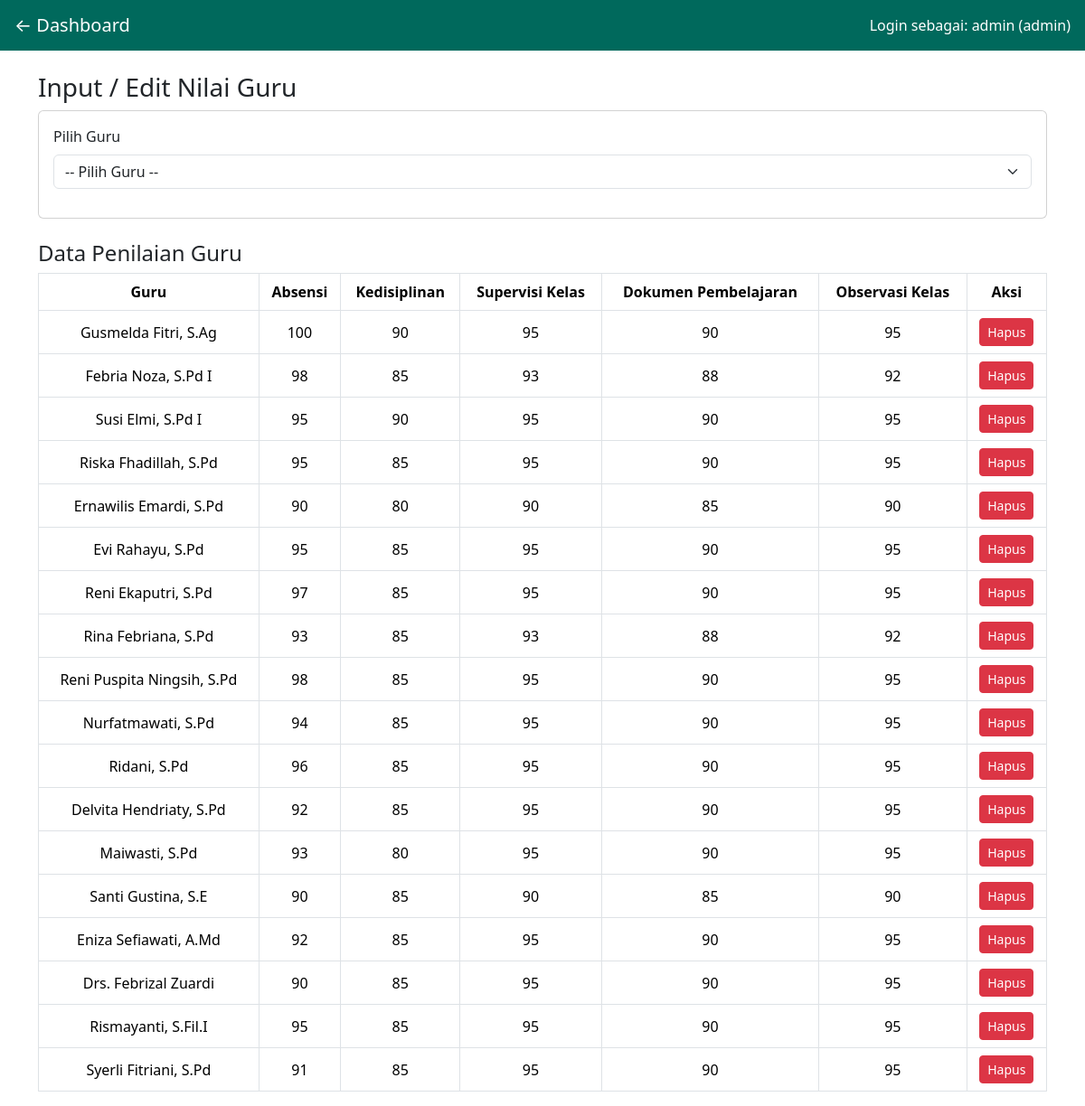
The app's page /pages/nilai.php (signed in) with its own data.
### tables this page shows
CREATE TABLE `kriteria` (
  `id` int(11) NOT NULL,
  `nama_kriteria` varchar(100) NOT NULL,
  `bobot` decimal(5,2) NOT NULL,
  `tren` enum('positif','negatif','netral') DEFAULT 'netral'
);

CREATE TABLE `guru` (
  `id` int(11) NOT NULL,
  `nama` varchar(100) NOT NULL,
  `jabatan` varchar(100) NOT NULL
);

CREATE TABLE `penilaian` (
  `id` int(11) NOT NULL,
  `id_guru` int(11) NOT NULL,
  `id_kriteria` int(11) NOT NULL,
  `nilai` int(11) NOT NULL
);

### pages/nilai.php (the view, shortened to what this page needs)
<?php
include '../config/db.php';
$guruList = mysqli_query($conn, "SELECT * FROM guru");
$kriteriaList = mysqli_query($conn, "SELECT * FROM kriteria");
$penilaian = [];
$nilai_q = mysqli_query($conn, "SELECT * FROM penilaian");
while ($row = mysqli_fetch_assoc($nilai_q)) {
    $penilaian[$row['id_guru']][$row['id_kriteria']] = $row['nilai'];
}
?>
<!DOCTYPE html>
<html lang="id">
<head>
  <link href="https://cdn.jsdelivr.net/npm/bootstrap@5.3.3/dist/css/bootstrap.min.css" rel="stylesheet">
</head>
<body>
<nav class="navbar px-3" style="background-color: #00695c;">
  <a href="dashboard.php" class="navbar-brand text-white">← Dashboard</a>
  <span class="text-white">Login sebagai: <?= $_SESSION['username'] ?> (<?= $_SESSION['role'] ?>)</span>
</nav>
<div class="container mt-4">
  <h3>Input / Edit Nilai Guru</h3>
  <div class="card mb-4">
    <div class="card-body">
      <form method="post">
        <div class="mb-3">
          <label class="form-label">Pilih Guru</label>
          <select name="id_guru" class="form-select" required onchange="this.form.submit()">
            <option value="">-- Pilih Guru --</option>
            <?php mysqli_data_seek($guruList, 0); while ($g = mysqli_fetch_assoc($guruList)): ?>
              <option value="<?= $g['id'] ?>" <?= isset($_POST['id_guru']) && $_POST['id_guru'] == $g['id'] ? 'selected' : '' ?>>
                <?= $g['nama'] ?> - <?= $g['jabatan'] ?>
              </option>
            <?php endwhile; ?>
          </select>
        </div>
      </form>
    </div>
  </div>
  <h4>Data Penilaian Guru</h4>
  <div class="table-responsive">
    <table class="table table-bordered text-center align-middle" >
      <thead >
        <tr>
          <th>Guru</th>
          <?php mysqli_data_seek($kriteriaList, 0); while ($k = mysqli_fetch_assoc($kriteriaList)): ?>
            <th><?= $k['nama_kriteria'] ?></th>
          <?php endwhile; ?>
          <th>Aksi</th>
        </tr>
      </thead>
      <tbody>
        <?php
        mysqli_data_seek($guruList, 0);
        while ($g = mysqli_fetch_assoc($guruList)):
        ?>
        <tr>
          <td><?= $g['nama'] ?></td>
          <?php
          mysqli_data_seek($kriteriaList, 0);
          while ($k = mysqli_fetch_assoc($kriteriaList)):
            echo "<td>" . ($penilaian[$g['id']][$k['id']] ?? '-') . "</td>";
          endwhile;
          ?>
          <td>
            <a href="?hapus=<?= $g['id'] ?>" class="btn btn-danger btn-sm" onclick="return confirm('Hapus semua nilai guru ini?')">Hapus</a>
          </td>
        </tr>
        <?php endwhile; ?>
      </tbody>
    </table>
  </div>
</div>
</body>
</html>

### records on screen
kriteria: nama_kriteria "Absensi"
kriteria: nama_kriteria "Kedisiplinan"
kriteria: nama_kriteria "Supervisi Kelas"
kriteria: nama_kriteria "Dokumen Pembelajaran"
kriteria: nama_kriteria "Observasi Kelas"
guru: nama "Gusmelda Fitri, S.Ag", id "100", id "90", id.nilai "95"
guru: nama "Febria Noza, S.Pd I", id "98", id "85", id "93", id "88", id "92"
guru: nama "Susi Elmi, S.Pd I", id.nilai "95", id "90"
guru: nama "Riska Fhadillah, S.Pd", id "95", id "85", id "90"
guru: nama "Ernawilis Emardi, S.Pd", id "90", id "80", id "85"
guru: nama "Evi Rahayu, S.Pd", id "95", id "85", id "90"
guru: nama "Reni Ekaputri, S.Pd", id "97", id "85", id "95", id "90"
guru: nama "Rina Febriana, S.Pd", id "93", id "85", id "88", id "92"
guru: nama "Reni Puspita Ningsih, S.Pd", id "98", id "85", id "95", id "90"
guru: nama "Nurfatmawati, S.Pd", id "94", id "85", id "95", id "90"
guru: nama "Ridani, S.Pd", id "96", id "85", id "95", id "90"
guru: nama "Delvita Hendriaty, S.Pd", id "92", id "85", id "95", id "90"
guru: nama "Maiwasti, S.Pd", id "93", id "80", id "95", id "90"
guru: nama "Santi Gustina, S.E", id "90", id "85"
guru: nama "Eniza Sefiawati, A.Md", id "92", id "85", id "95", id "90"
guru: nama "Drs. Febrizal Zuardi", id "90", id "85", id.nilai "95"
guru: nama "Rismayanti, S.Fil.I", id "95", id "85", id "90"
guru: nama "Syerli Fitriani, S.Pd", id "91", id "85", id "95", id "90"

### other values on screen
$_SESSION['username'] "admin"
$_SESSION['role'] "admin"
